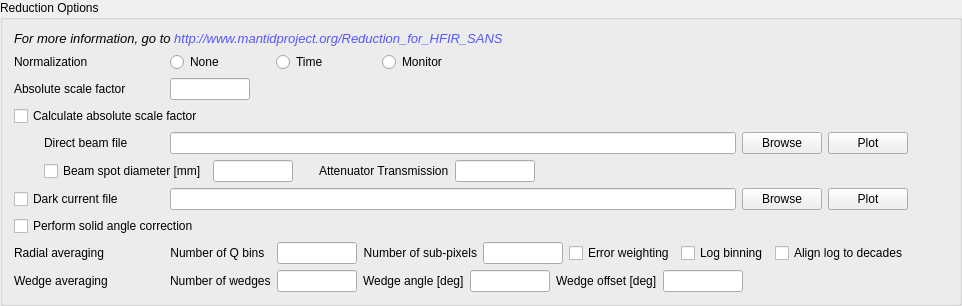
        <widget class="QGroupBox" name="reduction_options_group">
         <property name="title">
          <string>Reduction Options</string>
         </property>
         <layout class="QVBoxLayout" name="verticalLayout_6">
          <item>
           <layout class="QHBoxLayout" name="horizontalLayout_2">
            <property name="sizeConstraint">
             <enum>QLayout::SetDefaultConstraint</enum>
            </property>
            <item>
             <widget class="QLabel" name="label_6">
              <property name="sizePolicy">
               <sizepolicy hsizetype="Preferred" vsizetype="Minimum">
                <horstretch>0</horstretch>
                <verstretch>0</verstretch>
               </sizepolicy>
              </property>
              <property name="styleSheet">
               <string notr="true">font: italic 10pt &quot;Bitstream Charter&quot;;</string>
              </property>
              <property name="text">
               <string>&lt;!DOCTYPE HTML PUBLIC &quot;-//W3C//DTD HTML 4.0//EN&quot; &quot;http://www.w3.org/TR/REC-html40/strict.dtd&quot;&gt;
&lt;html&gt;&lt;head&gt;&lt;meta name=&quot;qrichtext&quot; content=&quot;1&quot; /&gt;&lt;style type=&quot;text/css&quot;&gt;
p, li { white-space: pre-wrap; }
&lt;/style&gt;&lt;/head&gt;&lt;body style=&quot; font-family:'Bitstream Charter'; font-size:10pt; font-weight:400; font-style:italic;&quot;&gt;
&lt;p style=&quot; margin-top:0px; margin-bottom:0px; margin-left:0px; margin-right:0px; -qt-block-indent:0; text-indent:0px;&quot;&gt;For more information, go to &lt;a style=&quot;text-decoration: none&quot; href=&quot;http://http://docs.mantidproject.org/nightly/concepts/ORNL_SANS_Reduction.html&quot;&gt;&lt;span style=&quot; color:#5555ff;&quot;&gt;http://www.mantidproject.org/Reduction_for_HFIR_SANS&lt;/span&gt;&lt;/a&gt;&lt;/p&gt;&lt;/body&gt;&lt;/html&gt;</string>
              </property>
              <property name="openExternalLinks">
               <bool>true</bool>
              </property>
             </widget>
            </item>
           </layout>
          </item>
          <item>
           <layout class="QHBoxLayout" name="horizontalLayout_5">
            <item>
             <widget class="QLabel" name="label_4">
              <property name="sizePolicy">
               <sizepolicy hsizetype="Preferred" vsizetype="Fixed">
                <horstretch>0</horstretch>
                <verstretch>0</verstretch>
               </sizepolicy>
              </property>
              <property name="minimumSize">
               <size>
                <width>150</width>
                <height>0</height>
               </size>
              </property>
              <property name="maximumSize">
               <size>
                <width>150</width>
                <height>16777215</height>
               </size>
              </property>
              <property name="text">
               <string>Normalization</string>
              </property>
             </widget>
            </item>
            <item>
             <widget class="QRadioButton" name="normalization_none_radio">
              <property name="sizePolicy">
               <sizepolicy hsizetype="Fixed" vsizetype="Fixed">
                <horstretch>0</horstretch>
                <verstretch>0</verstretch>
               </sizepolicy>
              </property>
              <property name="minimumSize">
               <size>
                <width>100</width>
                <height>0</height>
               </size>
              </property>
              <property name="maximumSize">
               <size>
                <width>100</width>
                <height>16777215</height>
               </size>
              </property>
              <property name="toolTip">
               <string>Select to skip data normalization.</string>
              </property>
              <property name="text">
               <string>None</string>
              </property>
             </widget>
            </item>
            <item>
             <widget class="QRadioButton" name="normalization_time_radio">
              <property name="sizePolicy">
               <sizepolicy hsizetype="Fixed" vsizetype="Fixed">
                <horstretch>0</horstretch>
                <verstretch>0</verstretch>
               </sizepolicy>
              </property>
              <property name="minimumSize">
               <size>
                <width>100</width>
                <height>0</height>
               </size>
              </property>
              <property name="maximumSize">
               <size>
                <width>100</width>
                <height>16777215</height>
               </size>
              </property>
              <property name="toolTip">
               <string>Select to normalize the data to the data collection time.</string>
              </property>
              <property name="text">
               <string>Time</string>
              </property>
             </widget>
            </item>
            <item>
             <widget class="QRadioButton" name="normalization_monitor_radio">
              <property name="sizePolicy">
               <sizepolicy hsizetype="Fixed" vsizetype="Fixed">
                <horstretch>0</horstretch>
                <verstretch>0</verstretch>
               </sizepolicy>
              </property>
              <property name="minimumSize">
               <size>
                <width>100</width>
                <height>0</height>
               </size>
              </property>
              <property name="maximumSize">
               <size>
                <width>100</width>
                <height>16777215</height>
               </size>
              </property>
              <property name="toolTip">
               <string>Select to normalize the data to the beam monitor count.</string>
              </property>
              <property name="layoutDirection">
               <enum>Qt::LeftToRight</enum>
              </property>
              <property name="text">
               <string>Monitor</string>
              </property>
             </widget>
            </item>
            <item>
             <spacer name="horizontalSpacer_5">
              <property name="orientation">
               <enum>Qt::Horizontal</enum>
              </property>
              <property name="sizeHint" stdset="0">
               <size>
                <width>40</width>
                <height>20</height>
               </size>
              </property>
             </spacer>
            </item>
           </layout>
          </item>
          <item>
           <layout class="QHBoxLayout" name="horizontalLayout_4">
            <item>
             <widget class="QLabel" name="att_scale_factor_label">
              <property name="sizePolicy">
               <sizepolicy hsizetype="Preferred" vsizetype="Fixed">
                <horstretch>0</horstretch>
                <verstretch>0</verstretch>
               </sizepolicy>
              </property>
              <property name="minimumSize">
               <size>
                <width>150</width>
                <height>0</height>
               </size>
              </property>
              <property name="maximumSize">
               <size>
                <width>16777215</width>
                <height>150</height>
               </size>
              </property>
              <property name="text">
               <string>Absolute scale factor</string>
              </property>
             </widget>
            </item>
            <item>
             <widget class="QLineEdit" name="scale_edit">
              <property name="minimumSize">
               <size>
                <width>80</width>
                <height>0</height>
               </size>
              </property>
              <property name="maximumSize">
               <size>
                <width>80</width>
                <height>16777215</height>
               </size>
              </property>
              <property name="toolTip">
               <string>Enter a scaling factor to be multiplied to I(Q).</string>
              </property>
             </widget>
            </item>
            <item>
             <spacer name="horizontalSpacer_2">
              <property name="orientation">
               <enum>Qt::Horizontal</enum>
              </property>
              <property name="sizeHint" stdset="0">
               <size>
                <width>40</width>
                <height>20</height>
               </size>
              </property>
             </spacer>
            </item>
           </layout>
          </item>
          <item>
           <layout class="QHBoxLayout" name="horizontalLayout_6">
            <item>
             <widget class="QCheckBox" name="scale_chk">
              <property name="toolTip">
               <string>Check to calculate the absolute scale factor using the direct beam method.</string>
              </property>
              <property name="text">
               <string>Calculate absolute scale factor</string>
              </property>
             </widget>
            </item>
           </layout>
          </item>
          <item>
           <layout class="QHBoxLayout" name="horizontalLayout_10">
            <item>
             <spacer name="horizontalSpacer_10">
              <property name="orientation">
               <enum>Qt::Horizontal</enum>
              </property>
              <property name="sizeType">
               <enum>QSizePolicy::Fixed</enum>
              </property>
              <property name="sizeHint" stdset="0">
               <size>
                <width>30</width>
                <height>20</height>
               </size>
              </property>
             </spacer>
            </item>
            <item>
             <widget class="QLabel" name="direct_beam_label">
              <property name="minimumSize">
               <size>
                <width>120</width>
                <height>0</height>
               </size>
              </property>
              <property name="maximumSize">
               <size>
                <width>120</width>
                <height>16777215</height>
               </size>
              </property>
              <property name="text">
               <string>Direct beam file</string>
              </property>
             </widget>
            </item>
            <item>
             <widget class="QLineEdit" name="scale_data_edit">
              <property name="minimumSize">
               <size>
                <width>300</width>
                <height>0</height>
               </size>
              </property>
              <property name="toolTip">
               <string>Enter a valid file path for a direct beam data file.</string>
              </property>
             </widget>
            </item>
            <item>
             <widget class="QPushButton" name="scale_data_browse_button">
              <property name="sizePolicy">
               <sizepolicy hsizetype="Fixed" vsizetype="Fixed">
                <horstretch>0</horstretch>
                <verstretch>0</verstretch>
               </sizepolicy>
              </property>
              <property name="text">
               <string>Browse</string>
              </property>
             </widget>
            </item>
            <item>
             <widget class="QPushButton" name="scale_data_plot_button">
              <property name="sizePolicy">
               <sizepolicy hsizetype="Fixed" vsizetype="Fixed">
                <horstretch>0</horstretch>
                <verstretch>0</verstretch>
               </sizepolicy>
              </property>
              <property name="toolTip">
               <string>Click to plot 2D data.</string>
              </property>
              <property name="text">
               <string>Plot</string>
              </property>
             </widget>
            </item>
            <item>
             <spacer name="horizontalSpacer_3">
              <property name="orientation">
               <enum>Qt::Horizontal</enum>
              </property>
              <property name="sizeType">
               <enum>QSizePolicy::Fixed</enum>
              </property>
              <property name="sizeHint" stdset="0">
               <size>
                <width>40</width>
                <height>20</height>
               </size>
              </property>
             </spacer>
            </item>
           </layout>
          </item>
          <item>
           <layout class="QHBoxLayout" name="horizontalLayout_11">
            <item>
             <spacer name="horizontalSpacer_11">
              <property name="orientation">
               <enum>Qt::Horizontal</enum>
              </property>
              <property name="sizeType">
               <enum>QSizePolicy::Fixed</enum>
              </property>
              <property name="sizeHint" stdset="0">
               <size>
                <width>30</width>
                <height>20</height>
               </size>
              </property>
             </spacer>
            </item>
            <item>
             <widget class="QCheckBox" name="beamstop_chk">
              <property name="text">
               <string>Beam spot diameter [mm]</string>
              </property>
             </widget>
            </item>
            <item>
             <widget class="QLineEdit" name="scale_beam_radius_edit">
              <property name="minimumSize">
               <size>
                <width>80</width>
                <height>0</height>
               </size>
              </property>
              <property name="maximumSize">
               <size>
                <width>80</width>
                <height>16777215</height>
               </size>
              </property>
              <property name="toolTip">
               <string>Enter the diameter around the beam center to include when measuring the total beam signal, in mm.</string>
              </property>
             </widget>
            </item>
            <item>
             <spacer name="horizontalSpacer_14">
              <property name="orientation">
               <enum>Qt::Horizontal</enum>
              </property>
              <property name="sizeType">
               <enum>QSizePolicy::Fixed</enum>
              </property>
              <property name="sizeHint" stdset="0">
               <size>
                <width>20</width>
                <height>20</height>
               </size>
              </property>
             </spacer>
            </item>
            <item>
             <widget class="QLabel" name="att_trans_label">
              <property name="text">
               <string>Attenuator Transmission</string>
              </property>
             </widget>
            </item>
            <item>
             <widget class="QLineEdit" name="scale_att_trans_edit">
              <property name="sizePolicy">
               <sizepolicy hsizetype="Fixed" vsizetype="Fixed">
                <horstretch>0</horstretch>
                <verstretch>0</verstretch>
               </sizepolicy>
              </property>
              <property name="minimumSize">
               <size>
                <width>80</width>
                <height>0</height>
               </size>
              </property>
              <property name="maximumSize">
               <size>
                <width>80</width>
                <height>16777215</height>
               </size>
              </property>
              <property name="toolTip">
               <string>Enter the attenuator transmission from the Attenuator Efficiency Chart.</string>
              </property>
             </widget>
            </item>
            <item>
             <spacer name="horizontalSpacer_12">
              <property name="orientation">
               <enum>Qt::Horizontal</enum>
              </property>
              <property name="sizeHint" stdset="0">
               <size>
                <width>40</width>
                <height>20</height>
               </size>
              </property>
             </spacer>
            </item>
           </layout>
          </item>
          <item>
           <layout class="QHBoxLayout" name="horizontalLayout_7">
            <item>
             <widget class="QCheckBox" name="dark_current_check">
              <property name="minimumSize">
               <size>
                <width>150</width>
                <height>0</height>
               </size>
              </property>
              <property name="maximumSize">
               <size>
                <width>150</width>
                <height>16777215</height>
               </size>
              </property>
              <property name="text">
               <string>Dark current file</string>
              </property>
             </widget>
            </item>
            <item>
             <widget class="QLineEdit" name="dark_file_edit">
              <property name="sizePolicy">
               <sizepolicy hsizetype="Expanding" vsizetype="Fixed">
                <horstretch>0</horstretch>
                <verstretch>0</verstretch>
               </sizepolicy>
              </property>
              <property name="minimumSize">
               <size>
                <width>300</width>
                <height>0</height>
               </size>
              </property>
              <property name="baseSize">
               <size>
                <width>0</width>
                <height>0</height>
               </size>
              </property>
              <property name="toolTip">
               <string>Enter a valid file path to be used for the dark current data.</string>
              </property>
             </widget>
            </item>
            <item>
             <widget class="QPushButton" name="dark_browse_button">
              <property name="sizePolicy">
               <sizepolicy hsizetype="Fixed" vsizetype="Fixed">
                <horstretch>0</horstretch>
                <verstretch>0</verstretch>
               </sizepolicy>
              </property>
              <property name="text">
               <string>Browse</string>
              </property>
             </widget>
            </item>
            <item>
             <widget class="QPushButton" name="dark_plot_button">
              <property name="sizePolicy">
               <sizepolicy hsizetype="Fixed" vsizetype="Fixed">
                <horstretch>0</horstretch>
                <verstretch>0</verstretch>
               </sizepolicy>
              </property>
              <property name="minimumSize">
               <size>
                <width>0</width>
                <height>0</height>
               </size>
              </property>
              <property name="maximumSize">
               <size>
                <width>16777215</width>
                <height>16777215</height>
               </size>
              </property>
              <property name="toolTip">
               <string>Click to plot 2D data.</string>
              </property>
              <property name="text">
               <string>Plot</string>
              </property>
             </widget>
            </item>
            <item>
             <spacer name="horizontalSpacer_7">
              <property name="orientation">
               <enum>Qt::Horizontal</enum>
              </property>
              <property name="sizeType">
               <enum>QSizePolicy::Fixed</enum>
              </property>
              <property name="sizeHint" stdset="0">
               <size>
                <width>40</width>
                <height>20</height>
               </size>
              </property>
             </spacer>
            </item>
           </layout>
          </item>
          <item>
           <layout class="QHBoxLayout" name="horizontalLayout_8">
            <item>
             <widget class="QCheckBox" name="solid_angle_chk">
              <property name="sizePolicy">
               <sizepolicy hsizetype="Expanding" vsizetype="Fixed">
                <horstretch>0</horstretch>
                <verstretch>0</verstretch>
               </sizepolicy>
              </property>
              <property name="toolTip">
               <string>Select to perform a solid angle correction.</string>
              </property>
              <property name="text">
               <string>Perform solid angle correction</string>
              </property>
             </widget>
            </item>
           </layout>
          </item>
          <item>
           <layout class="QHBoxLayout" name="horizontalLayout_9">
            <item>
             <widget class="QLabel" name="label_2">
              <property name="sizePolicy">
               <sizepolicy hsizetype="Preferred" vsizetype="Fixed">
                <horstretch>0</horstretch>
                <verstretch>0</verstretch>
               </sizepolicy>
              </property>
              <property name="minimumSize">
               <size>
                <width>150</width>
                <height>0</height>
               </size>
              </property>
              <property name="maximumSize">
               <size>
                <width>150</width>
                <height>16777215</height>
               </size>
              </property>
              <property name="text">
               <string>Radial averaging</string>
              </property>
             </widget>
            </item>
            <item>
             <widget class="QLabel" name="label">
              <property name="sizePolicy">
               <sizepolicy hsizetype="Preferred" vsizetype="Fixed">
                <horstretch>0</horstretch>
                <verstretch>0</verstretch>
               </sizepolicy>
              </property>
              <property name="minimumSize">
               <size>
                <width>0</width>
                <height>0</height>
               </size>
              </property>
              <property name="maximumSize">
               <size>
                <width>150</width>
                <height>16777215</height>
               </size>
              </property>
              <property name="text">
               <string>Number of Q bins  </string>
              </property>
              <property name="alignment">
               <set>Qt::AlignRight|Qt::AlignTrailing|Qt::AlignVCenter</set>
              </property>
             </widget>
            </item>
            <item>
             <widget class="QLineEdit" name="n_q_bins_edit">
              <property name="minimumSize">
               <size>
                <width>80</width>
                <height>0</height>
               </size>
              </property>
              <property name="maximumSize">
               <size>
                <width>80</width>
                <height>16777215</height>
               </size>
              </property>
              <property name="toolTip">
               <string>Enter the number of Q bins for the output I(Q) distribution.</string>
              </property>
             </widget>
            </item>
            <item>
             <widget class="QLabel" name="label_3">
              <property name="sizePolicy">
               <sizepolicy hsizetype="Preferred" vsizetype="Fixed">
                <horstretch>0</horstretch>
                <verstretch>0</verstretch>
               </sizepolicy>
              </property>
              <property name="minimumSize">
               <size>
                <width>0</width>
                <height>0</height>
               </size>
              </property>
              <property name="maximumSize">
               <size>
                <width>150</width>
                <height>16777215</height>
               </size>
              </property>
              <property name="text">
               <string>Number of sub-pixels</string>
              </property>
              <property name="alignment">
               <set>Qt::AlignRight|Qt::AlignTrailing|Qt::AlignVCenter</set>
              </property>
             </widget>
            </item>
            <item>
             <widget class="QLineEdit" name="n_sub_pix_edit">
              <property name="minimumSize">
               <size>
                <width>80</width>
                <height>0</height>
               </size>
              </property>
              <property name="maximumSize">
               <size>
                <width>80</width>
                <height>16777215</height>
               </size>
              </property>
              <property name="toolTip">
               <string>Enter the number of sub-pixels in each direction of a detector pixel to use for the
radial averaging. For instance, entering 3 will sub-divide each detector pixel by 3
in each direction and will create 9 sub-pixels.</string>
              </property>
             </widget>
            </item>
            <item>
             <widget class="QCheckBox" name="error_weighting_check">
              <property name="text">
               <string>Error weighting</string>
              </property>
             </widget>
            </item>
            <item>
             <widget class="QCheckBox" name="log_binning_radio">
              <property name="sizePolicy">
               <sizepolicy hsizetype="Minimum" vsizetype="Fixed">
                <horstretch>0</horstretch>
                <verstretch>0</verstretch>
               </sizepolicy>
              </property>
              <property name="minimumSize">
               <size>
                <width>0</width>
                <height>0</height>
               </size>
              </property>
              <property name="maximumSize">
               <size>
                <width>16777215</width>
                <height>16777215</height>
               </size>
              </property>
              <property name="toolTip">
               <string>Select to use logarithmic binning for I(Q).</string>
              </property>
              <property name="layoutDirection">
               <enum>Qt::LeftToRight</enum>
              </property>
              <property name="text">
               <string>Log binning</string>
              </property>
             </widget>
            </item>
            <item>
             <widget class="QCheckBox" name="align_check">
              <property name="sizePolicy">
               <sizepolicy hsizetype="Minimum" vsizetype="Fixed">
                <horstretch>0</horstretch>
                <verstretch>0</verstretch>
               </sizepolicy>
              </property>
              <property name="minimumSize">
               <size>
                <width>0</width>
                <height>0</height>
               </size>
              </property>
              <property name="text">
               <string>Align log to decades</string>
              </property>
             </widget>
            </item>
            <item>
             <spacer name="horizontalSpacer_4">
              <property name="orientation">
               <enum>Qt::Horizontal</enum>
              </property>
              <property name="sizeHint" stdset="0">
               <size>
                <width>40</width>
                <height>20</height>
               </size>
              </property>
             </spacer>
            </item>
           </layout>
          </item>
          <item>
           <layout class="QHBoxLayout" name="horizontalLayout_3">
            <item>
             <widget class="QLabel" name="label_7">
              <property name="sizePolicy">
               <sizepolicy hsizetype="Preferred" vsizetype="Fixed">
                <horstretch>0</horstretch>
                <verstretch>0</verstretch>
               </sizepolicy>
              </property>
              <property name="minimumSize">
               <size>
                <width>150</width>
                <height>0</height>
               </size>
              </property>
              <property name="text">
               <string>Wedge averaging</string>
              </property>
             </widget>
            </item>
            <item>
             <widget class="QLabel" name="label_8">
              <property name="sizePolicy">
               <sizepolicy hsizetype="Preferred" vsizetype="Fixed">
                <horstretch>0</horstretch>
                <verstretch>0</verstretch>
               </sizepolicy>
              </property>
              <property name="maximumSize">
               <size>
                <width>150</width>
                <height>16777215</height>
               </size>
              </property>
              <property name="text">
               <string>Number of wedges</string>
              </property>
             </widget>
            </item>
            <item>
             <widget class="QLineEdit" name="n_wedges_edit">
              <property name="minimumSize">
               <size>
                <width>80</width>
                <height>0</height>
               </size>
              </property>
              <property name="maximumSize">
               <size>
                <width>80</width>
                <height>16777215</height>
               </size>
              </property>
              <property name="toolTip">
               <string>Enter the number of wedges to calculate.</string>
              </property>
             </widget>
            </item>
            <item>
             <widget class="QLabel" name="label_9">
              <property name="sizePolicy">
               <sizepolicy hsizetype="Preferred" vsizetype="Fixed">
                <horstretch>0</horstretch>
                <verstretch>0</verstretch>
               </sizepolicy>
              </property>
              <property name="maximumSize">
               <size>
                <width>150</width>
                <height>16777215</height>
               </size>
              </property>
              <property name="text">
               <string>Wedge angle [deg]</string>
              </property>
             </widget>
            </item>
            <item>
             <widget class="QLineEdit" name="wedge_angle_edit">
              <property name="minimumSize">
               <size>
                <width>80</width>
                <height>0</height>
               </size>
              </property>
              <property name="maximumSize">
               <size>
                <width>80</width>
                <height>16777215</height>
               </size>
              </property>
              <property name="toolTip">
               <string>Enter the angular opening of each wedge, in degrees.</string>
              </property>
             </widget>
            </item>
            <item>
             <widget class="QLabel" name="label_11">
              <property name="sizePolicy">
               <sizepolicy hsizetype="Preferred" vsizetype="Fixed">
                <horstretch>0</horstretch>
                <verstretch>0</verstretch>
               </sizepolicy>
              </property>
              <property name="maximumSize">
               <size>
                <width>150</width>
                <height>16777215</height>
               </size>
              </property>
              <property name="text">
               <string>Wedge offset [deg]</string>
              </property>
             </widget>
            </item>
            <item>
             <widget class="QLineEdit" name="wedge_offset_edit">
              <property name="minimumSize">
               <size>
                <width>80</width>
                <height>0</height>
               </size>
              </property>
              <property name="maximumSize">
               <size>
                <width>80</width>
                <height>16777215</height>
               </size>
              </property>
              <property name="toolTip">
               <string>Enter an angular offset for the wedges, in degrees.</string>
              </property>
             </widget>
            </item>
            <item>
             <spacer name="horizontalSpacer_8">
              <property name="orientation">
               <enum>Qt::Horizontal</enum>
              </property>
              <property name="sizeHint" stdset="0">
               <size>
                <width>40</width>
                <height>20</height>
               </size>
              </property>
             </spacer>
            </item>
           </layout>
          </item>
         </layout>
        </widget>
